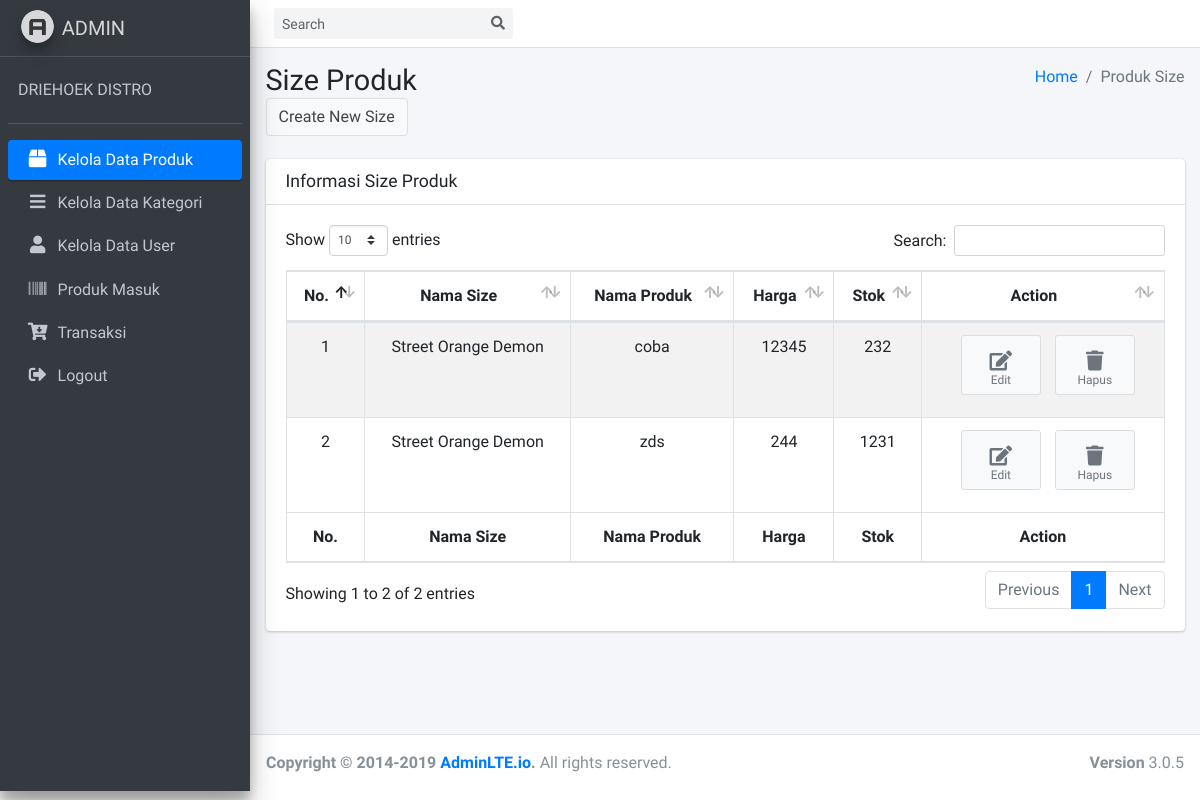
Before: /Admin/cKelolaProduk/size/1 (signed in) with the older database file.
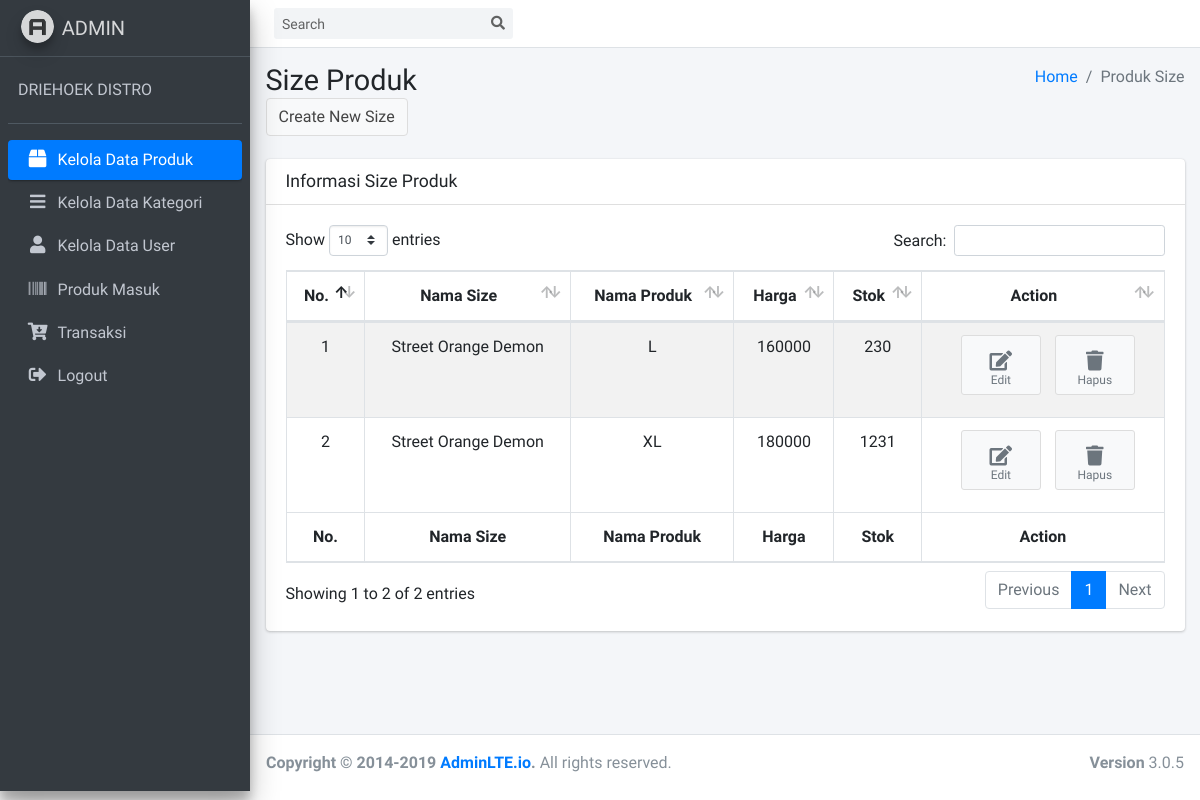
After: the same page with the newer database file.
### tables this page shows
CREATE TABLE `size` (
  `id_size` int(11) NOT NULL,
  `id_produk` int(11) NOT NULL,
  `nama_size` varchar(20) NOT NULL,
  `harga` varchar(20) NOT NULL,
  `stok` int(11) NOT NULL
);

CREATE TABLE `produk` (
  `id_produk` int(11) NOT NULL,
  `id_kategori` int(11) NOT NULL,
  `nama_produk` varchar(125) NOT NULL,
  `deskripsi` text NOT NULL,
  `gambar` text NOT NULL
);

### application/controllers/Admin/cKelolaProduk.php (called while the page is built, shortened)
<?php
class cKelolaProduk extends CI_Controller
{
    public function __construct()
    {
        $this->load->model('mProduk');
        $this->load->model('mKategori');
    }
    public function size($id)
    {
        $data = array(
            'id' => $id,
            'size' => $this->mProduk->size_select($id)
        );
        $this->load->view('AdminGudang/Layout/head');
        $this->load->view('AdminGudang/Layout/sidebar');
        $this->load->view('AdminGudang/Produk/vSize', $data);
        $this->load->view('AdminGudang/Layout/footer');
    }
}

### index.php (called while the page is built, shortened)
<?php
require_once BASEPATH.'core/CodeIgniter.php';

### application/models/mProduk.php (called while the page is built, shortened)
<?php
class mProduk extends CI_Model
{
    public function size_select($id)
    {
        $this->db->select('*');
        $this->db->from('size');
        $this->db->join('produk', 'size.id_produk = produk.id_produk', 'left');
        $this->db->where('produk.id_produk', $id);
        return $this->db->get()->result();
    }
}

### application/views/AdminGudang/Produk/vSize.php (the view, shortened to what the changed rows need)
<div class="content-wrapper">
    <section class="content-header">
        <div class="container-fluid">
            <div class="row mb-2">
                <div class="col-sm-6">
                    <h1>Size Produk</h1>
                </div>
            </div>
        </div>
    </section>
    <section class="content">
        <div class="container-fluid">
            <div class="row">
                <div class="col-12">
                    <div class="card">
                        <div class="card-body">
                            <table id="example1" class="table table-bordered table-striped">
                                <thead>
                                    <tr>
                                        <th class="text-center">No.</th>
                                        <th class="text-center">Nama Size</th>
                                        <th class="text-center">Nama Produk</th>
                                        <th class="text-center">Harga</th>
                                        <th class="text-center">Stok</th>
                                        <th class="text-center">Action</th>
                                    </tr>
                                </thead>
                                <tbody>
                                    <?php
                                    $no = 1;
                                    foreach ($size as $key => $value) {
                                    ?>
                                        <tr>
                                            <td class="text-center"><?= $no++ ?></td>
                                            <td class="text-center"><?= $value->nama_produk ?></td>
                                            <td class="text-center"><?= $value->nama_size ?></td>
                                            <td class="text-center"><?= $value->harga ?></td>
                                            <td class="text-center"><?= $value->stok ?></td>
                                            <td class="text-center">
                                                <button type="button" data-toggle="modal" data-target="#edit<?= $value->id_size ?>" class="btn btn-app">
                                                    <i class="fas fa-edit"></i> Edit
                                                </button>
                                                <a href="<?= base_url('Admin/cKelolaProduk/delete_size/' . $value->id_size . '/' . $value->id_produk) ?>" class="btn btn-app">
                                                    <i class="fas fa-trash"></i> Hapus
                                                </a>
                                            </td>
                                        </tr>
                                    <?php
                                    }
                                    ?>
                                </tbody>
                                <tfoot>
                                    <tr>
                                        <th class="text-center">No.</th>
                                        <th class="text-center">Nama Size</th>
                                        <th class="text-center">Nama Produk</th>
                                        <th class="text-center">Harga</th>
                                        <th class="text-center">Stok</th>
                                        <th class="text-center">Action</th>
                                    </tr>
                                </tfoot>
                            </table>
                        </div>
                    </div>
                </div>
            </div>
        </div>
    </section>
</div>

Changed rows visible on the page:
changed size (number 1 of 2 on the later page): nama_size "coba" → "L"; harga "12345" → "160000"; stok "232" → "230"
changed size (number 2 of 2 on the later page): nama_size "zds" → "XL"; harga "244" → "180000"
